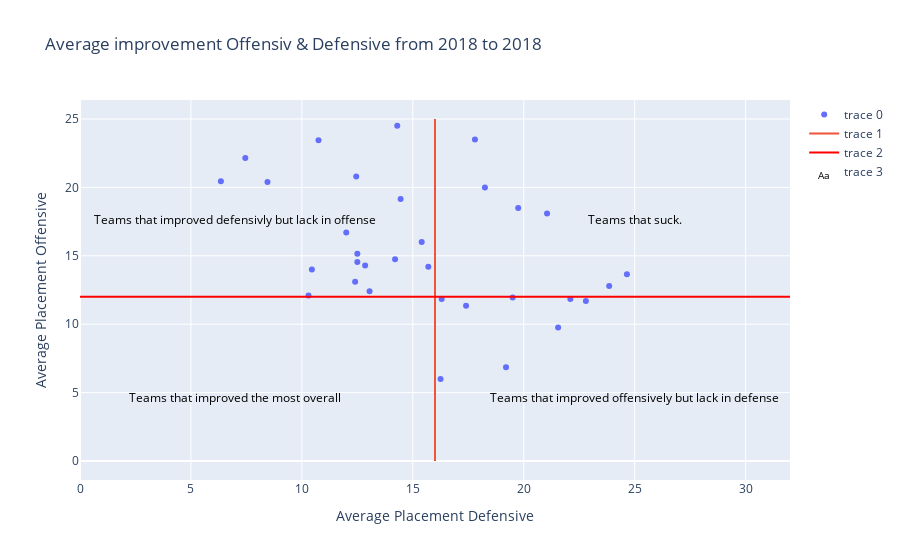

Notebook source saved alongside this figure:
### Code cell
fig = go.Figure()

fig.add_trace(go.Scatter(
    x=df['average_placement_def'],
    y=df['average_placement_off'],
    mode="markers",
    hovertext=df.index
))

fig.add_trace(go.Scatter(
    x=[16, 16],
    y=[0, 25],
    mode="lines"
))

fig.add_trace(go.Scatter(
    x=[0, 32],
    y=[12, 12],
    mode="lines", line={'color': 'red'}
))

fig.add_trace(go.Scatter(
    x=[7, 7, 25, 25],
    y=[18, 5, 18, 5],
    mode="text",
    text=["Teams that improved defensivly but lack in offense", "Teams that improved the most overall", "Teams that suck.", "Teams that improved offensively but lack in defense"],
    textfont=dict(color="black", size=12),
    textposition="bottom center"
))

fig.update_layout(
    height=800,
    title_text='Average improvement Offensiv & Defensive from 2018 to 2018'
);

fig.update_xaxes(title_text='Average Placement Defensive');
fig.update_yaxes(title_text='Average Placement Offensive');
fig.write_html('./plots/off_def_improvement_average.html')
fig.show();

### Figure 1 — Plotly figure (JSON) as saved in the notebook; plotly's stock layout.template omitted (floating-point values rounded to 4 significant figures)
{"data": [{"hovertext": ["Arizona Cardinals", "Dallas Cowboys", "Baltimore Ravens", "Tennessee Titans", "Buffalo Bills", "Jacksonville Jaguars", "Oakland Raiders", "Minnesota Vikings", "San Francisco 49ers", "Seattle Seahawks", "Miami Dolphins", "Atlanta Falcons", "Houston Texans", "Detroit Lions", "Cincinnati Bengals", "Philadelphia Eagles", "Tampa Bay Buccaneers", "New York Giants", "Green Bay Packers", "Los Angeles Chargers", "Cleveland Browns", "Washington Redskins", "New Orleans Saints", "New England Patriots", "New York Jets", "Carolina Panthers", "Kansas City Chiefs", "Indianapolis Colts", "Los Angeles Rams", "Denver Broncos", "Chicago Bears", "Pittsburgh Steelers"], "mode": "markers", "type": "scatter", "x": [19.2, 16.25, 17.4, 21.55, 13.05, 23.85, 12.4, 19.5, 10.3, 22.1, 16.3, 10.45, 22.8, 24.65, 12.5, 12.85, 12.5, 15.7, 15.4, 14.2, 12, 21.05, 14.45, 6.35, 8.45, 19.75, 7.45, 18.25, 12.45, 10.75, 17.8, 14.3], "y": [6.85, 6, 11.35, 9.75, 12.4, 12.8, 13.1, 11.95, 12.1, 11.85, 11.85, 14, 11.7, 13.65, 15.15, 14.3, 14.55, 14.2, 16, 14.75, 16.7, 18.1, 19.15, 20.45, 20.4, 18.5, 22.15, 20, 20.8, 23.45, 23.5, 24.5]}, {"mode": "lines", "type": "scatter", "x": [16, 16], "y": [0, 25]}, {"line": {"color": "red"}, "mode": "lines", "type": "scatter", "x": [0, 32], "y": [12, 12]}, {"mode": "text", "text": ["Teams that improved defensivly but lack in offense", "Teams that improved the most overall", "Teams that suck.", "Teams that improved offensively but lack in defense"], "textfont": {"color": "black", "size": 12}, "textposition": "bottom center", "type": "scatter", "x": [7, 7, 25, 25], "y": [18, 5, 18, 5]}], "layout": {"autosize": true, "title": {"text": "Average improvement Offensiv & Defensive from 2018 to 2018"}, "xaxis": {"autorange": true, "range": [0, 32], "title": {"text": "Average Placement Defensive"}, "type": "linear"}, "yaxis": {"autorange": true, "range": [-1.389, 26.39], "title": {"text": "Average Placement Offensive"}, "type": "linear"}}}
